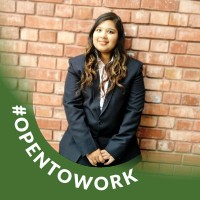
#> input picture dhruvi.jpg, 200 x 200 px
$ python 'erosion and dilation.py'
#> lines starting #> are read from the running program, lines starting #| are printed output that depends on the picture; after the words box and inside, x2 and y2 are one past the last pixel; in counts of white or black regions, pixels touching at a corner belong together
import cv2
img=cv2.imread('dhruvi.jpg')
#> img is the input picture: shape (200, 200, 3); mean B, G, R 100.2, 132.8, 144.3
##cv2.imshow('original',img)
import matplotlib.pyplot as plt
import numpy as np

##Erosion(blur) & Dilation (smooth)

gray=cv2.cvtColor(img,cv2.COLOR_BGR2HSV)
#> gray: shape (200, 200, 3); mean H, S, V 35.8, 102.9, 155.4
strel=np.ones((5,5),np.uint8)
img1=cv2.erode(img,strel)
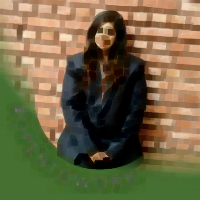
#> img1: shape (200, 200, 3); mean B, G, R 68.9, 102.1, 112.2

cv2.imshow('Eroded',img1)
img2=cv2.dilate(img,strel)
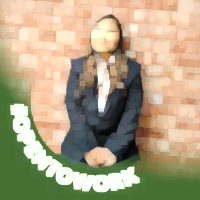
#> img2: shape (200, 200, 3); mean B, G, R 132.6, 162.9, 175.7
##cv2.imshow('Dilated',img2)
lower=np.array([40,40,40])
upper=np.array([70,255,255])

mask=cv2.inRange(gray,lower,upper)
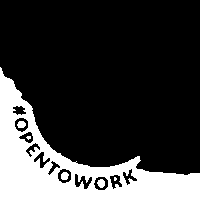
#> mask: shape (200, 200); 22.4% white; 6 white regions (2 under 20 px), largest, box (x1, y1, x2, y2) and area: (0, 67, 200, 200) 8765, (97, 179, 105, 188) 54, (61, 172, 69, 180) 52, (17, 121, 26, 128) 51
mask=cv2.bitwise_and(img,img,mask=mask)
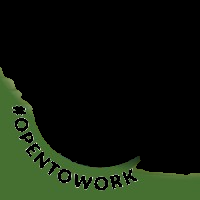
#> mask: shape (200, 200, 3); mean B, G, R 12.1, 25.3, 16.7

##cv2.imshow('gray',mask)
images=[img,img1, img2,mask]
titles=['A','B','C','D']
for i in range(4):
    plt.subplot(2,2,i+1)
    plt.imshow(images[i])
    plt.title(titles[i])
    plt.xticks([])
    plt.yticks([])

plt.show()
#> figure, not shown here; B, G, R data is drawn as R, G, B
